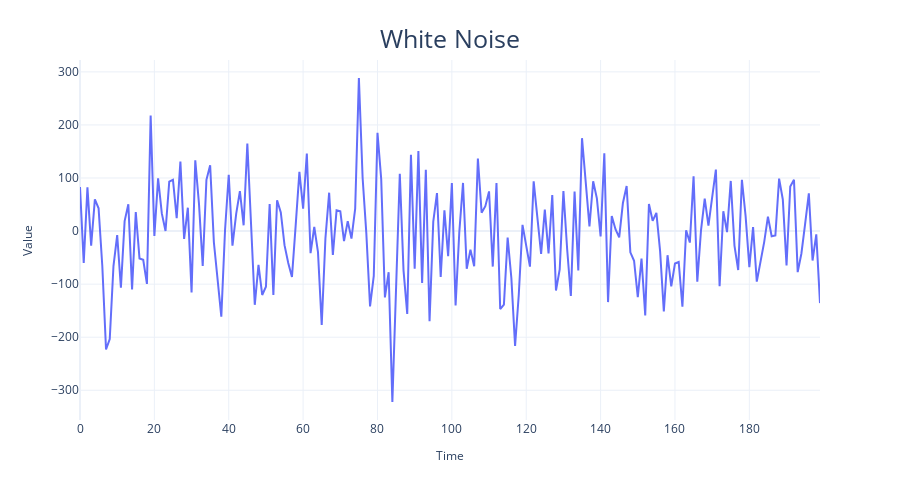

This figure's notebook cell:
### Markdown cell above
# I. Introducing Time Series

## What is time series
Set of observations taken sequentially in time
- Regular time series: observations coming in at regular intervals of time (eg. every second, month)
- Irregular time series: observations at irregular intervals of time

## Applications of time series
- Time series forecasting: predicting future values, given values of present and past time
- Time series classification: classifying values into known ground truths given past values
- Interpretation and causality: understanding the whats and why of the time series based on past values, understand the relationships between several related time series, and derive causal inference based on times series data

## Data Generating Process

### White noise
generating a time series that consists of a sequence of random noise with zero mean and constant standard deviation.

### Code cell
def plot_time_series(time, values, label, legends=None):
    if legends is not None:
        assert len(legends)==len(values)
    if isinstance(values, list):
        series_dict = {"Time": time}
        for v, l in zip(values, legends):
            series_dict[l] = v
        plot_df = pd.DataFrame(series_dict)
        plot_df = pd.melt(plot_df,id_vars="Time",var_name="ts", value_name="Value")
    else:
        series_dict = {"Time": time, "Value": values, "ts":""}
        plot_df = pd.DataFrame(series_dict)
    
    if isinstance(values, list):
        fig = px.line(plot_df, x="Time", y="Value", line_dash="ts")
    else:
        fig = px.line(plot_df, x="Time", y="Value")
    fig.update_layout(
        autosize=False,
        width=900,
        height=500,
        title={
        'text': label,
#         'y':0.9,
        'x':0.5,
        'xanchor': 'center',
        'yanchor': 'top'},
        titlefont={
            "size": 25
        },
        yaxis=dict(
            title_text="Value",
            titlefont=dict(size=12),
        ),
        xaxis=dict(
            title_text="Time",
            titlefont=dict(size=12),
        )
    )
    return fig
    
time = np.arange(200)
sample = np.random.randn(200)*100
plot_time_series(time,sample,"White Noise")

### Figure 1 — Plotly figure (JSON) as saved in the notebook; plotly's stock layout.template omitted (floating-point values rounded to 4 significant figures; data arrays with more than 128 entries replaced by an {"elided": "..."} marker saying what was removed)
{"data": [{"hovertemplate": "Time=%{x}<br>Value=%{y}<extra></extra>", "legendgroup": "", "line": {"color": "#636efa", "dash": "solid"}, "marker": {"symbol": "circle"}, "mode": "lines", "name": "", "orientation": "v", "showlegend": false, "type": "scatter", "x": {"elided": "200 int values"}, "xaxis": "x", "y": {"elided": "200 float values"}, "yaxis": "y"}], "layout": {"autosize": false, "height": 500, "legend": {"tracegroupgap": 0}, "margin": {"t": 60}, "title": {"font": {"size": 25}, "text": "White Noise", "x": 0.5, "xanchor": "center", "yanchor": "top"}, "width": 900, "xaxis": {"anchor": "y", "domain": [0, 1], "title": {"font": {"size": 12}, "text": "Time"}}, "yaxis": {"anchor": "x", "domain": [0, 1], "title": {"font": {"size": 12}, "text": "Value"}}}}
